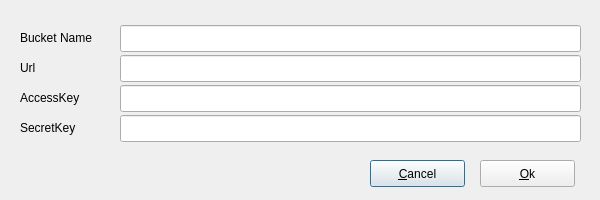
<?xml version="1.0" encoding="UTF-8"?>
<ui version="4.0">
 <class>setDialog</class>
 <widget class="QDialog" name="setDialog">
  <property name="geometry">
   <rect>
    <x>0</x>
    <y>0</y>
    <width>600</width>
    <height>200</height>
   </rect>
  </property>
  <property name="minimumSize">
   <size>
    <width>600</width>
    <height>200</height>
   </size>
  </property>
  <property name="maximumSize">
   <size>
    <width>600</width>
    <height>200</height>
   </size>
  </property>
  <property name="windowTitle">
   <string>Dialog</string>
  </property>
  <widget class="QLabel" name="bucketLabel">
   <property name="geometry">
    <rect>
     <x>20</x>
     <y>30</y>
     <width>91</width>
     <height>16</height>
    </rect>
   </property>
   <property name="text">
    <string>Bucket Name</string>
   </property>
  </widget>
  <widget class="QLabel" name="urlLabel">
   <property name="geometry">
    <rect>
     <x>20</x>
     <y>60</y>
     <width>91</width>
     <height>16</height>
    </rect>
   </property>
   <property name="text">
    <string>Url</string>
   </property>
  </widget>
  <widget class="QLabel" name="secretKeyLabel">
   <property name="geometry">
    <rect>
     <x>20</x>
     <y>120</y>
     <width>91</width>
     <height>16</height>
    </rect>
   </property>
   <property name="text">
    <string>SecretKey</string>
   </property>
  </widget>
  <widget class="QLabel" name="accessKeyLabel">
   <property name="geometry">
    <rect>
     <x>20</x>
     <y>90</y>
     <width>91</width>
     <height>16</height>
    </rect>
   </property>
   <property name="text">
    <string>AccessKey</string>
   </property>
  </widget>
  <widget class="QLineEdit" name="bucketLineEdit">
   <property name="geometry">
    <rect>
     <x>120</x>
     <y>25</y>
     <width>461</width>
     <height>27</height>
    </rect>
   </property>
  </widget>
  <widget class="QLineEdit" name="urlLineEdit">
   <property name="geometry">
    <rect>
     <x>120</x>
     <y>55</y>
     <width>461</width>
     <height>27</height>
    </rect>
   </property>
  </widget>
  <widget class="QLineEdit" name="accessKeyLineEdit">
   <property name="geometry">
    <rect>
     <x>120</x>
     <y>85</y>
     <width>461</width>
     <height>27</height>
    </rect>
   </property>
  </widget>
  <widget class="QLineEdit" name="secretKeyLineEdit">
   <property name="geometry">
    <rect>
     <x>120</x>
     <y>115</y>
     <width>461</width>
     <height>27</height>
    </rect>
   </property>
  </widget>
  <widget class="QPushButton" name="cancelButton">
   <property name="geometry">
    <rect>
     <x>370</x>
     <y>160</y>
     <width>95</width>
     <height>27</height>
    </rect>
   </property>
   <property name="text">
    <string>&amp;Cancel</string>
   </property>
  </widget>
  <widget class="QPushButton" name="okButton">
   <property name="geometry">
    <rect>
     <x>480</x>
     <y>160</y>
     <width>95</width>
     <height>27</height>
    </rect>
   </property>
   <property name="text">
    <string>&amp;Ok</string>
   </property>
  </widget>
  <zorder>okButton</zorder>
  <zorder>bucketLabel</zorder>
  <zorder>urlLabel</zorder>
  <zorder>secretKeyLabel</zorder>
  <zorder>accessKeyLabel</zorder>
  <zorder>bucketLineEdit</zorder>
  <zorder>urlLineEdit</zorder>
  <zorder>accessKeyLineEdit</zorder>
  <zorder>secretKeyLineEdit</zorder>
  <zorder>cancelButton</zorder>
 </widget>
 <resources/>
 <connections/>
</ui>
